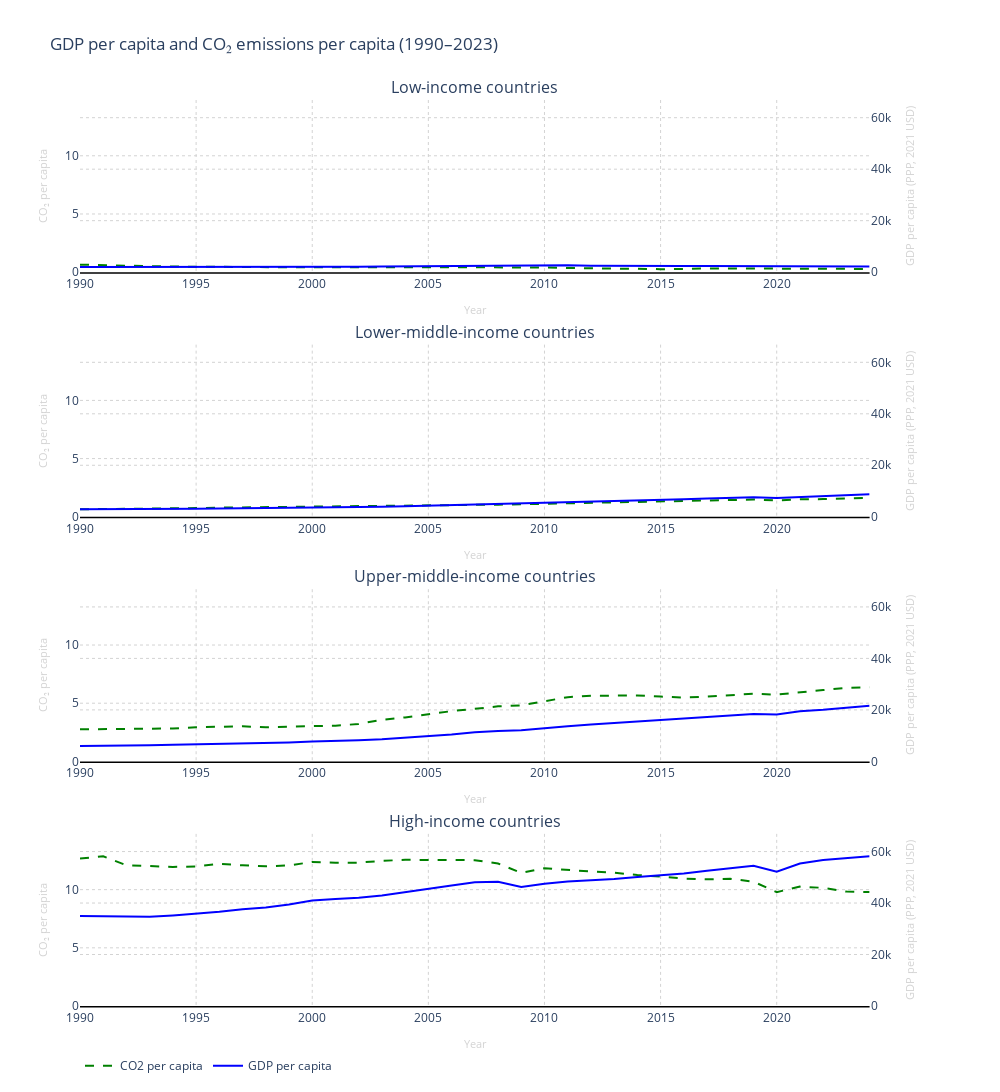

Write notebook code for a chart like this one.
### Markdown cell above
###### This code generates a set of four line graphs that display GDP per capita and CO₂ emissions per capita together for each income group. The script first orders the income groups from low income to high income, then filters the data for each group and adds two lines to every panel, one for emissions and one for GDP. Plotly is used to build the figure, and several visual adjustments are applied to make the charts easier to read. These include using a white background, aligning the axes so they all start at zero, adding a clear black line for the horizontal axis, applying light gray gridlines, and keeping the labels small and subtle. All of these choices help create a clean and consistent layout where the evolution of GDP and emissions can be compared across groups without distracting visual noise.

### Code cell
import plotly.graph_objects as go
from plotly.subplots import make_subplots

#Order of countries
groups = [
    "Low-income countries",
    "Lower-middle-income countries",
    "Upper-middle-income countries",
    "High-income countries"
]

#Global max values (across all groups)
global_co2_max = data["co2_per_capita"].max()
global_gdp_max = data["gdp_per_capita"].max()

#Padding for aesthetics
co2_max_final = global_co2_max * 1.15
gdp_max_final = global_gdp_max * 1.15


fig = make_subplots(
    rows=4, cols=1,
    vertical_spacing=0.08,
    subplot_titles=groups,
    specs=[[{"secondary_y": True}],
           [{"secondary_y": True}],
           [{"secondary_y": True}],
           [{"secondary_y": True}]]
)

for i, group in enumerate(groups):
    row = i + 1
    subset = data[data["Entity"] == group].sort_values("Year")

    #CO2 line
    fig.add_trace(
        go.Scatter(
            x=subset["Year"],
            y=subset["co2_per_capita"],
            mode="lines",
            name="CO2 per capita",
            line=dict(color="green", width=2, dash="dash"),
            showlegend=(i == 0)
        ),
        row=row, col=1, secondary_y=False
    )

    #GDP line
    fig.add_trace(
        go.Scatter(
            x=subset["Year"],
            y=subset["gdp_per_capita"],
            mode="lines",
            name="GDP per capita",
            line=dict(color="blue", width=2),
            showlegend=(i == 0)
        ),
        row=row, col=1, secondary_y=True
    )

    #X Axis edits
    fig.update_xaxes(
        title_text="Year",
        title_font=dict(size=11, color="lightgray"),
        showline=True,
        linewidth=1.5,
        linecolor="black",
        gridcolor="lightgray",
        griddash="dot",
        row=row, col=1
    )

    #Y CO2 Axis edits
    fig.update_yaxes(
        title_text="CO₂ per capita",
        title_font=dict(size=11, color="lightgray"),
        range=[0, co2_max_final],
        showline=False,
        gridcolor="lightgray",
        griddash="dot",
        row=row, col=1,
        secondary_y=False
    )

    #Y GDP Axis edits
    fig.update_yaxes(
        title_text="GDP per capita (PPP, 2021 USD)",
        title_font=dict(size=11, color="lightgray"),
        range=[0, gdp_max_final],
        showline=False,
        gridcolor="lightgray",
        griddash="dot",
        row=row, col=1,
        secondary_y=True
    )

#Layout
fig.update_layout(
    height=2000,
    width=1000,
    plot_bgcolor="white",
    paper_bgcolor="white",
    title_text="GDP per capita and CO₂ emissions per capita (1990–2023)",
    legend=dict(orientation="h", y=-0.05)
)

fig.show()

### Figure 1 — Plotly figure (JSON) as saved in the notebook; plotly's stock layout.template omitted (floating-point values rounded to 4 significant figures)
{"data": [{"line": {"color": "green", "dash": "dash", "width": 2}, "mode": "lines", "name": "CO2 per capita", "showlegend": true, "type": "scatter", "x": [1990, 1991, 1992, 1993, 1994, 1995, 1996, 1997, 1998, 1999, 2000, 2001, 2002, 2003, 2004, 2005, 2006, 2007, 2008, 2009, 2010, 2011, 2012, 2013, 2014, 2015, 2016, 2017, 2018, 2019, 2020, 2021, 2022, 2023, 2024], "xaxis": "x", "y": [0.6454, 0.6211, 0.5538, 0.5116, 0.4812, 0.4598, 0.4258, 0.4174, 0.4043, 0.4191, 0.4217, 0.4165, 0.3755, 0.4171, 0.4102, 0.4095, 0.4158, 0.4144, 0.4272, 0.4141, 0.4024, 0.3587, 0.323, 0.2966, 0.3023, 0.2572, 0.2618, 0.3222, 0.31, 0.3246, 0.3049, 0.2859, 0.2828, 0.284, 0.2788], "yaxis": "y"}, {"line": {"color": "blue", "width": 2}, "mode": "lines", "name": "GDP per capita", "showlegend": true, "type": "scatter", "x": [1990, 1991, 1992, 1993, 1994, 1995, 1996, 1997, 1998, 1999, 2000, 2001, 2002, 2003, 2004, 2005, 2006, 2007, 2008, 2009, 2010, 2011, 2012, 2013, 2014, 2015, 2016, 2017, 2018, 2019, 2020, 2021, 2022, 2023, 2024], "xaxis": "x", "y": [2031.0, 2029.0, 1992.0, 1934.0, 1898.0, 1939.0, 1994.0, 2069.0, 2110.0, 2079.0, 2067.0, 2081.0, 2138.0, 2211.0, 2281.0, 2360.0, 2426.0, 2503.0, 2561.0, 2586.0, 2675.0, 2676.0, 2462.0, 2374.0, 2383.0, 2394.0, 2390.0, 2390.0, 2395.0, 2407.0, 2322.0, 2276.0, 2292.0, 2221.0, 2228.0], "yaxis": "y2"}, {"line": {"color": "green", "dash": "dash", "width": 2}, "mode": "lines", "name": "CO2 per capita", "showlegend": false, "type": "scatter", "x": [1990, 1991, 1992, 1993, 1994, 1995, 1996, 1997, 1998, 1999, 2000, 2001, 2002, 2003, 2004, 2005, 2006, 2007, 2008, 2009, 2010, 2011, 2012, 2013, 2014, 2015, 2016, 2017, 2018, 2019, 2020, 2021, 2022, 2023, 2024], "xaxis": "x2", "y": [0.645, 0.6544, 0.6771, 0.6891, 0.7225, 0.7446, 0.7853, 0.8063, 0.8116, 0.8422, 0.8589, 0.8517, 0.8567, 0.8776, 0.9081, 0.9332, 0.9663, 1.004, 1.043, 1.076, 1.113, 1.157, 1.198, 1.216, 1.28, 1.313, 1.373, 1.407, 1.454, 1.478, 1.406, 1.497, 1.52, 1.583, 1.63], "yaxis": "y3"}, {"line": {"color": "blue", "width": 2}, "mode": "lines", "name": "GDP per capita", "showlegend": false, "type": "scatter", "x": [1990, 1991, 1992, 1993, 1994, 1995, 1996, 1997, 1998, 1999, 2000, 2001, 2002, 2003, 2004, 2005, 2006, 2007, 2008, 2009, 2010, 2011, 2012, 2013, 2014, 2015, 2016, 2017, 2018, 2019, 2020, 2021, 2022, 2023, 2024], "xaxis": "x2", "y": [2901.0, 2889.0, 2935.0, 2947.0, 3008.0, 3106.0, 3235.0, 3297.0, 3384.0, 3511.0, 3590.0, 3674.0, 3758.0, 3914.0, 4115.0, 4320.0, 4547.0, 4780.0, 4907.0, 5117.0, 5379.0, 5542.0, 5734.0, 5963.0, 6234.0, 6523.0, 6823.0, 7109.0, 7409.0, 7616.0, 7248.0, 7653.0, 8043.0, 8449.0, 8789.0], "yaxis": "y4"}, {"line": {"color": "green", "dash": "dash", "width": 2}, "mode": "lines", "name": "CO2 per capita", "showlegend": false, "type": "scatter", "x": [1990, 1991, 1992, 1993, 1994, 1995, 1996, 1997, 1998, 1999, 2000, 2001, 2002, 2003, 2004, 2005, 2006, 2007, 2008, 2009, 2010, 2011, 2012, 2013, 2014, 2015, 2016, 2017, 2018, 2019, 2020, 2021, 2022, 2023, 2024], "xaxis": "x3", "y": [2.759, 2.765, 2.762, 2.798, 2.827, 2.937, 2.996, 3.014, 2.927, 2.998, 3.033, 3.069, 3.215, 3.578, 3.777, 4.055, 4.318, 4.515, 4.73, 4.818, 5.151, 5.52, 5.631, 5.671, 5.672, 5.571, 5.486, 5.57, 5.673, 5.814, 5.735, 5.953, 6.131, 6.321, 6.377], "yaxis": "y5"}, {"line": {"color": "blue", "width": 2}, "mode": "lines", "name": "GDP per capita", "showlegend": false, "type": "scatter", "x": [1990, 1991, 1992, 1993, 1994, 1995, 1996, 1997, 1998, 1999, 2000, 2001, 2002, 2003, 2004, 2005, 2006, 2007, 2008, 2009, 2010, 2011, 2012, 2013, 2014, 2015, 2016, 2017, 2018, 2019, 2020, 2021, 2022, 2023, 2024], "xaxis": "x3", "y": [5938.0, 5961.0, 6070.0, 6257.0, 6412.0, 6574.0, 6863.0, 7161.0, 7229.0, 7360.0, 7715.0, 7894.0, 8190.0, 8577.0, 9167.0, 9731.0, 10440.0, 11280.0, 11840.0, 12050.0, 12930.0, 13670.0, 14280.0, 14900.0, 15450.0, 15940.0, 16500.0, 17200.0, 17870.0, 18450.0, 18190.0, 19450.0, 20030.0, 20880.0, 21660.0], "yaxis": "y6"}, {"line": {"color": "green", "dash": "dash", "width": 2}, "mode": "lines", "name": "CO2 per capita", "showlegend": false, "type": "scatter", "x": [1990, 1991, 1992, 1993, 1994, 1995, 1996, 1997, 1998, 1999, 2000, 2001, 2002, 2003, 2004, 2005, 2006, 2007, 2008, 2009, 2010, 2011, 2012, 2013, 2014, 2015, 2016, 2017, 2018, 2019, 2020, 2021, 2022, 2023, 2024], "xaxis": "x4", "y": [12.68, 12.87, 12.1, 12.05, 11.96, 11.99, 12.22, 12.09, 12.01, 12.09, 12.38, 12.32, 12.32, 12.48, 12.56, 12.55, 12.53, 12.54, 12.25, 11.45, 11.85, 11.69, 11.56, 11.46, 11.25, 11.12, 10.95, 10.89, 10.94, 10.69, 9.786, 10.26, 10.15, 9.833, 9.794], "yaxis": "y7"}, {"line": {"color": "blue", "width": 2}, "mode": "lines", "name": "GDP per capita", "showlegend": false, "type": "scatter", "x": [1990, 1991, 1992, 1993, 1994, 1995, 1996, 1997, 1998, 1999, 2000, 2001, 2002, 2003, 2004, 2005, 2006, 2007, 2008, 2009, 2010, 2011, 2012, 2013, 2014, 2015, 2016, 2017, 2018, 2019, 2020, 2021, 2022, 2023, 2024], "xaxis": "x4", "y": [34970.0, 34860.0, 34750.0, 34680.0, 35190.0, 35860.0, 36600.0, 37610.0, 38270.0, 39430.0, 41000.0, 41520.0, 42060.0, 42910.0, 44310.0, 45480.0, 46860.0, 48080.0, 48270.0, 46250.0, 47510.0, 48410.0, 48870.0, 49340.0, 50110.0, 50870.0, 51470.0, 52520.0, 53620.0, 54480.0, 52200.0, 55350.0, 56730.0, 57350.0, 58150.0], "yaxis": "y8"}], "layout": {"annotations": [{"font": {"size": 16}, "showarrow": false, "text": "Low-income countries", "x": 0.47, "xanchor": "center", "xref": "paper", "y": 1, "yanchor": "bottom", "yref": "paper"}, {"font": {"size": 16}, "showarrow": false, "text": "Lower-middle-income countries", "x": 0.47, "xanchor": "center", "xref": "paper", "y": 0.73, "yanchor": "bottom", "yref": "paper"}, {"font": {"size": 16}, "showarrow": false, "text": "Upper-middle-income countries", "x": 0.47, "xanchor": "center", "xref": "paper", "y": 0.46, "yanchor": "bottom", "yref": "paper"}, {"font": {"size": 16}, "showarrow": false, "text": "High-income countries", "x": 0.47, "xanchor": "center", "xref": "paper", "y": 0.19, "yanchor": "bottom", "yref": "paper"}], "height": 2000, "legend": {"orientation": "h", "y": -0.05}, "paper_bgcolor": "white", "plot_bgcolor": "white", "title": {"text": "GDP per capita and CO₂ emissions per capita (1990–2023)"}, "width": 1000, "xaxis": {"anchor": "y", "domain": [0, 0.94], "gridcolor": "lightgray", "griddash": "dot", "linecolor": "black", "linewidth": 1.5, "showline": true, "title": {"font": {"color": "lightgray", "size": 11}, "text": "Year"}}, "xaxis2": {"anchor": "y3", "domain": [0, 0.94], "gridcolor": "lightgray", "griddash": "dot", "linecolor": "black", "linewidth": 1.5, "showline": true, "title": {"font": {"color": "lightgray", "size": 11}, "text": "Year"}}, "xaxis3": {"anchor": "y5", "domain": [0, 0.94], "gridcolor": "lightgray", "griddash": "dot", "linecolor": "black", "linewidth": 1.5, "showline": true, "title": {"font": {"color": "lightgray", "size": 11}, "text": "Year"}}, "xaxis4": {"anchor": "y7", "domain": [0, 0.94], "gridcolor": "lightgray", "griddash": "dot", "linecolor": "black", "linewidth": 1.5, "showline": true, "title": {"font": {"color": "lightgray", "size": 11}, "text": "Year"}}, "yaxis": {"anchor": "x", "domain": [0.81, 1], "gridcolor": "lightgray", "griddash": "dot", "range": [0, 14.8], "showline": false, "title": {"font": {"color": "lightgray", "size": 11}, "text": "CO₂ per capita"}}, "yaxis2": {"anchor": "x", "gridcolor": "lightgray", "griddash": "dot", "overlaying": "y", "range": [0, 66870.0], "showline": false, "side": "right", "title": {"font": {"color": "lightgray", "size": 11}, "text": "GDP per capita (PPP, 2021 USD)"}}, "yaxis3": {"anchor": "x2", "domain": [0.54, 0.73], "gridcolor": "lightgray", "griddash": "dot", "range": [0, 14.8], "showline": false, "title": {"font": {"color": "lightgray", "size": 11}, "text": "CO₂ per capita"}}, "yaxis4": {"anchor": "x2", "gridcolor": "lightgray", "griddash": "dot", "overlaying": "y3", "range": [0, 66870.0], "showline": false, "side": "right", "title": {"font": {"color": "lightgray", "size": 11}, "text": "GDP per capita (PPP, 2021 USD)"}}, "yaxis5": {"anchor": "x3", "domain": [0.27, 0.46], "gridcolor": "lightgray", "griddash": "dot", "range": [0, 14.8], "showline": false, "title": {"font": {"color": "lightgray", "size": 11}, "text": "CO₂ per capita"}}, "yaxis6": {"anchor": "x3", "gridcolor": "lightgray", "griddash": "dot", "overlaying": "y5", "range": [0, 66870.0], "showline": false, "side": "right", "title": {"font": {"color": "lightgray", "size": 11}, "text": "GDP per capita (PPP, 2021 USD)"}}, "yaxis7": {"anchor": "x4", "domain": [0, 0.19], "gridcolor": "lightgray", "griddash": "dot", "range": [0, 14.8], "showline": false, "title": {"font": {"color": "lightgray", "size": 11}, "text": "CO₂ per capita"}}, "yaxis8": {"anchor": "x4", "gridcolor": "lightgray", "griddash": "dot", "overlaying": "y7", "range": [0, 66870.0], "showline": false, "side": "right", "title": {"font": {"color": "lightgray", "size": 11}, "text": "GDP per capita (PPP, 2021 USD)"}}}}
